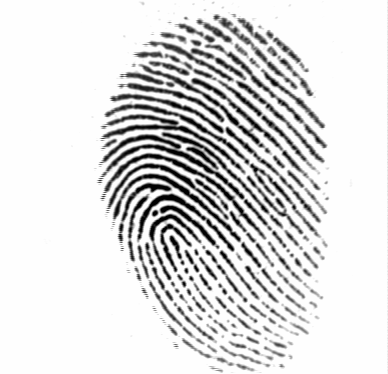
#> input picture 2/101_1.tif, 388 x 374 px, found by its file name; its folder holds only this picture in this run
$ python small_action.py   (Python 2 division)   (older library calls are emulated)
#> lines starting #> are read from the running program, lines starting #| are printed output that depends on the picture; after the words box and inside, x2 and y2 are one past the last pixel; in counts of white or black regions, pixels touching at a corner belong together
### finger.py
# _*_ coding:utf-8 _*_

# author: Eason
# description: the fingercode base on the Gabor filter

import cv2
import numpy as np
import matplotlib.pyplot as plt
import math
from Sector import *
from Gabor import *
from fingercode import *
from DB import *


# get all images path from a folder
# [7 lines left out: function get_all_image, not called in this run]


# get the reference frame
def Get_central_point(img):
    img1 = img.copy()
    img = cv2.GaussianBlur(img, (3, 3), 0)
    img = cv2.blur(img, (5, 5))
    sobelx = cv2.Sobel(img, cv2.CV_64F, 1, 0, ksize=3)

    sobelx1 = cv2.Sobel(img, cv2.CV_64F, 0, 1, ksize=3)

    #abssobelx = cv2.convertScaleAbs(sobelx)
    #abssobelx1 = cv2.convertScaleAbs(sobelx1)

    A = sobelx.copy()
    B = sobelx1 + A
    gh = cv2.Sobel(B, cv2.CV_16S, 1, 1, ksize=3)
    gh_blur = cv2.GaussianBlur(gh, (15, 15), 0)
    gh_blur = cv2.convertScaleAbs(gh_blur,gh_blur)
    gh_media = cv2.medianBlur(gh_blur, 5)
    gh_media = cv2.medianBlur(gh_media, 5)
    gh_media = cv2.medianBlur(gh_media, 3)
    rows, cols = img.shape[:2]
    """
    for i in range(rows):
        for j in range(cols):
            print gh_media[i][j]
    """
    gh_media = cv2.convertScaleAbs(gh_media)
    gh_media = cv2.cvtColor(gh_media, cv2.COLOR_BGR2GRAY)
    ret1, binary1 = cv2.threshold(gh_media, 35, 255, cv2.THRESH_BINARY)
    # [4 lines of commented-out code are left out]
    kernel = np.ones((5, 5), np.uint8)
    gh_blur = cv2.erode(binary1, kernel, iterations=1)
    rows, cols = gh_blur.shape[:2]
    max = 0.0
    row = 0
    col = 0
    for i in range(rows):
        for j in range(cols):
            if binary1[i][j] > 0:
                max = gh_blur[i][j]
                row = i
                col = j
                 # [8 lines of commented-out code are left out]
    rows, cols = img.shape[:2]
    if row != 0:
        if (col + 75 < cols) & (row + 75 < rows):
            print "success"
        else:
            row = 0
            col = 0
            print "failed"
    else:
        print "failed"

    plt.figure()
    plt.subplot(1, 3, 1)
    plt.imshow(binary1, cmap='gray')
    plt.subplot(1, 3, 2)
    plt.imshow(img, cmap='gray')
    plt.subplot(1, 3, 3)
    plt.imshow(gh_media, cmap='gray')
    plt.show()

    return col, row

# copy the reference frame
# [7 lines left out: function Get_core_img, not called in this run]


# [75 lines that do not run on import are left out]

### unused/small_action.py
# _*_ coding: utf-8 _*_
# descrption: some small functions
import os
import cv2
from finger import *

# get all images path from a folder
def get_all_image(folder):
#> called with folder = '2'
    files = os.listdir(folder)
    files_path = []
    for i in files:
        temp = folder + '/' + i
        files_path.append(temp)
    return files_path

success = 0
failed = 0
images_path = get_all_image('2')
for image in images_path:
    img = cv2.imread(image)
#> img is the input picture: shape (374, 388, 3); min 1, max 254, mean 220.7
    print image
    core_x, core_y = Get_central_point(img)
#> in Get_central_point, `img = cv2.blur(img, (5, 5))`:
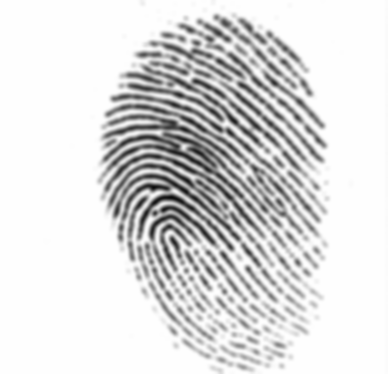
#> img: shape (374, 388, 3); min 11, max 254, mean 220.8
#> in Get_central_point, `sobelx = cv2.Sobel(img, cv2.CV_64F, 1, 0, ksize=3)`:
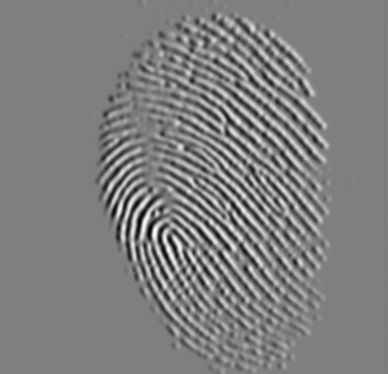
#> sobelx: shape (374, 388, 3) float64; min -388, max 386, mean -0.1; drawn with min black and max white
#> in Get_central_point, `sobelx1 = cv2.Sobel(img, cv2.CV_64F, 0, 1, ksize=3)`:
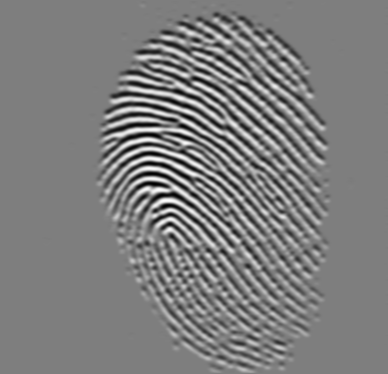
#> sobelx1: shape (374, 388, 3) float64; min -387, max 396, mean 0; drawn with min black and max white
#> in Get_central_point, `B = sobelx1 + A`:
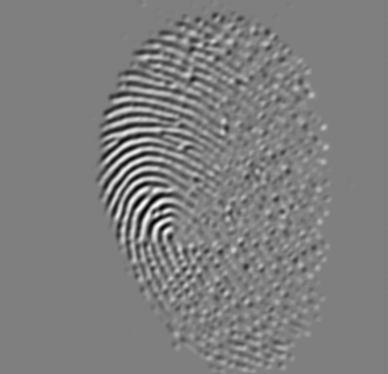
#> B: shape (374, 388, 3) float64; min -586, max 586, mean -0.1; drawn with min black and max white
#> in Get_central_point, `gh = cv2.Sobel(B, cv2.CV_16S, 1, 1, ksize=3)`:
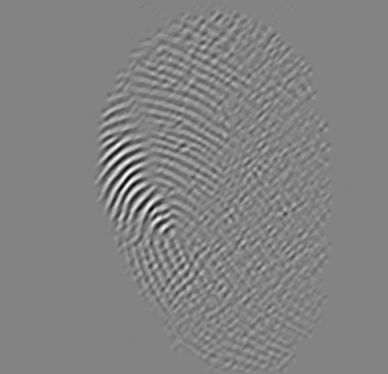
#> gh: shape (374, 388, 3) int16; min -484, max 456, mean 0; drawn with min black and max white
#> in Get_central_point, `ret1, binary1 = cv2.threshold(gh_media, 35, 255, cv2.THRESH_BINARY)`:
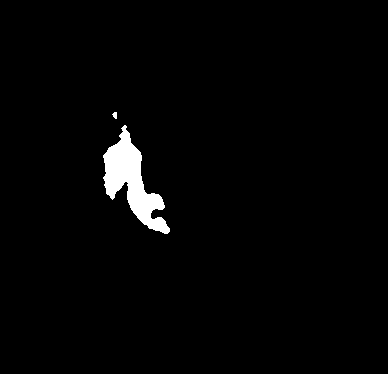
#> binary1: shape (374, 388); 2% white; 2 white regions, box (x1, y1, x2, y2) and area: (103, 125, 170, 234) 2892, (112, 112, 117, 119) 25
#> in Get_central_point, `gh_blur = cv2.erode(binary1, kernel, iterations=1)`:
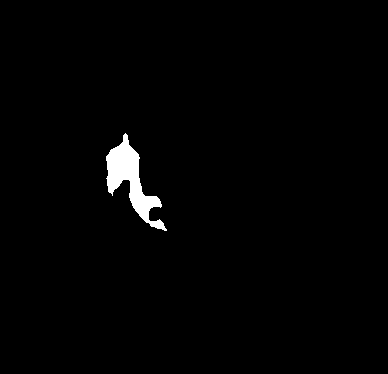
#> gh_blur: shape (374, 388); 1.4% white; 1 white region, box (x1, y1, x2, y2) and area: (106, 133, 167, 231) 2037
#> core_x = 167; core_y = 233
    rows, cols = img.shape[:2]
#> rows = 374; cols = 388

    if core_x != 0:
        if (core_x + 75 > cols) | (core_y + 75 > rows):
            print "failed"
            failed += 1
        else:
            print "success"
            print image
            success += 1
    else:
        print "failed"
        failed += 1
print "success:", success
print "failed:", failed

$ run again, on 2/101_6.tif
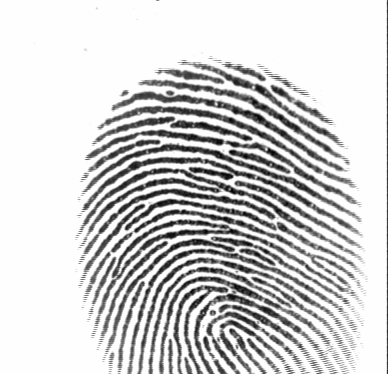
#> input picture 2/101_6.tif, 388 x 374 px, found by its file name
#> img is the input picture: shape (374, 388, 3); min 1, max 254, mean 208.4
#> in Get_central_point, `ret1, binary1 = cv2.threshold(gh_media, 35, 255, cv2.THRESH_BINARY)`:
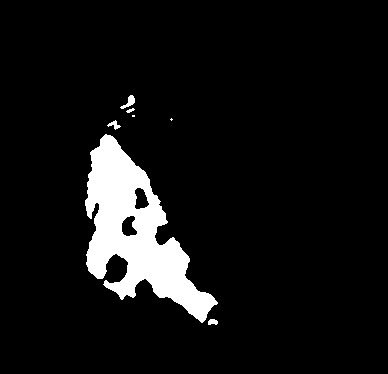
#> binary1: shape (374, 388); 7.4% white; 7 white regions (2 under 20 px), largest, box (x1, y1, x2, y2) and area: (85, 134, 218, 323) 10552, (120, 95, 135, 109) 88, (107, 120, 121, 130) 58, (208, 319, 218, 325) 48, (126, 108, 135, 113) 24
#> in Get_central_point, `gh_blur = cv2.erode(binary1, kernel, iterations=1)`:
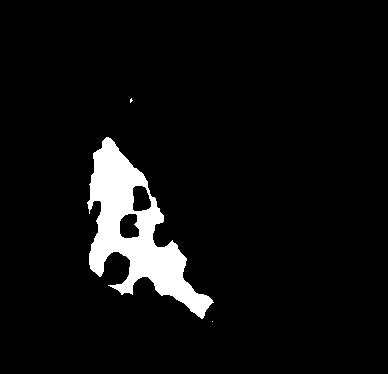
#> gh_blur: shape (374, 388); 5.8% white; 3 white regions (2 under 20 px), largest, box (x1, y1, x2, y2) and area: (87, 137, 214, 319) 8398
#> core_x = 0

$ run again, on 2/101_7.tif
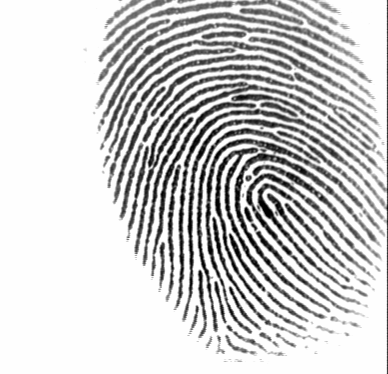
#> input picture 2/101_7.tif, 388 x 374 px, found by its file name
#> img is the input picture: shape (374, 388, 3); min 1, max 254, mean 205.4
#> in Get_central_point, `ret1, binary1 = cv2.threshold(gh_media, 35, 255, cv2.THRESH_BINARY)`:
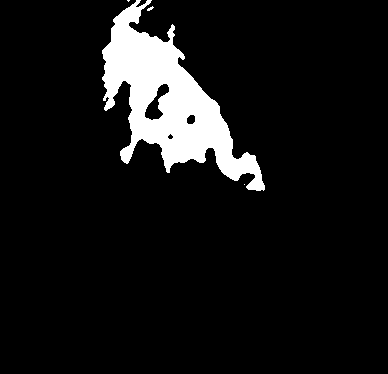
#> binary1: shape (374, 388); 8.2% white; 4 white regions (3 under 20 px), largest, box (x1, y1, x2, y2) and area: (102, 0, 265, 191) 11918
#> in Get_central_point, `gh_blur = cv2.erode(binary1, kernel, iterations=1)`:
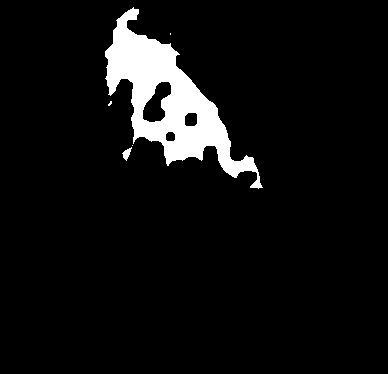
#> gh_blur: shape (374, 388); 6.4% white; 5 white regions (3 under 20 px), largest, box (x1, y1, x2, y2) and area: (105, 7, 263, 189) 9198, (122, 147, 132, 161) 67
#> core_x = 263; core_y = 190

$ run again, on 2/101_2.tif
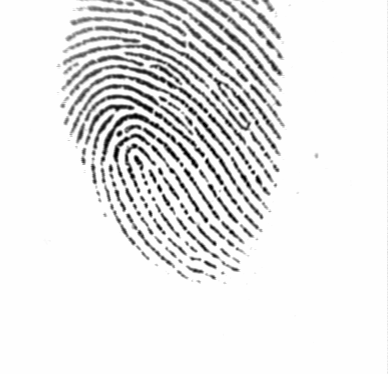
#> input picture 2/101_2.tif, 388 x 374 px, found by its file name
#> img is the input picture: shape (374, 388, 3); min 1, max 254, mean 231.9
#> binary1: shape (374, 388); 1.3% white; 1 white region, box (x1, y1, x2, y2) and area: (70, 61, 132, 153) 1921
#> in Get_central_point, `gh_blur = cv2.erode(binary1, kernel, iterations=1)`:
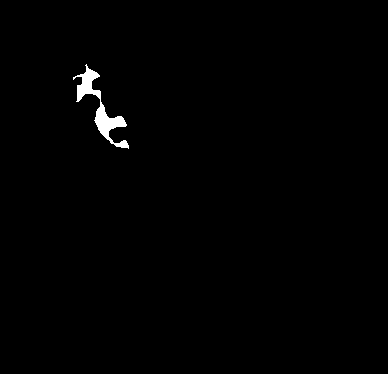
#> gh_blur: shape (374, 388); 0.74% white; 1 white region, box (x1, y1, x2, y2) and area: (73, 64, 129, 149) 1076
#> core_x = 130; core_y = 152
